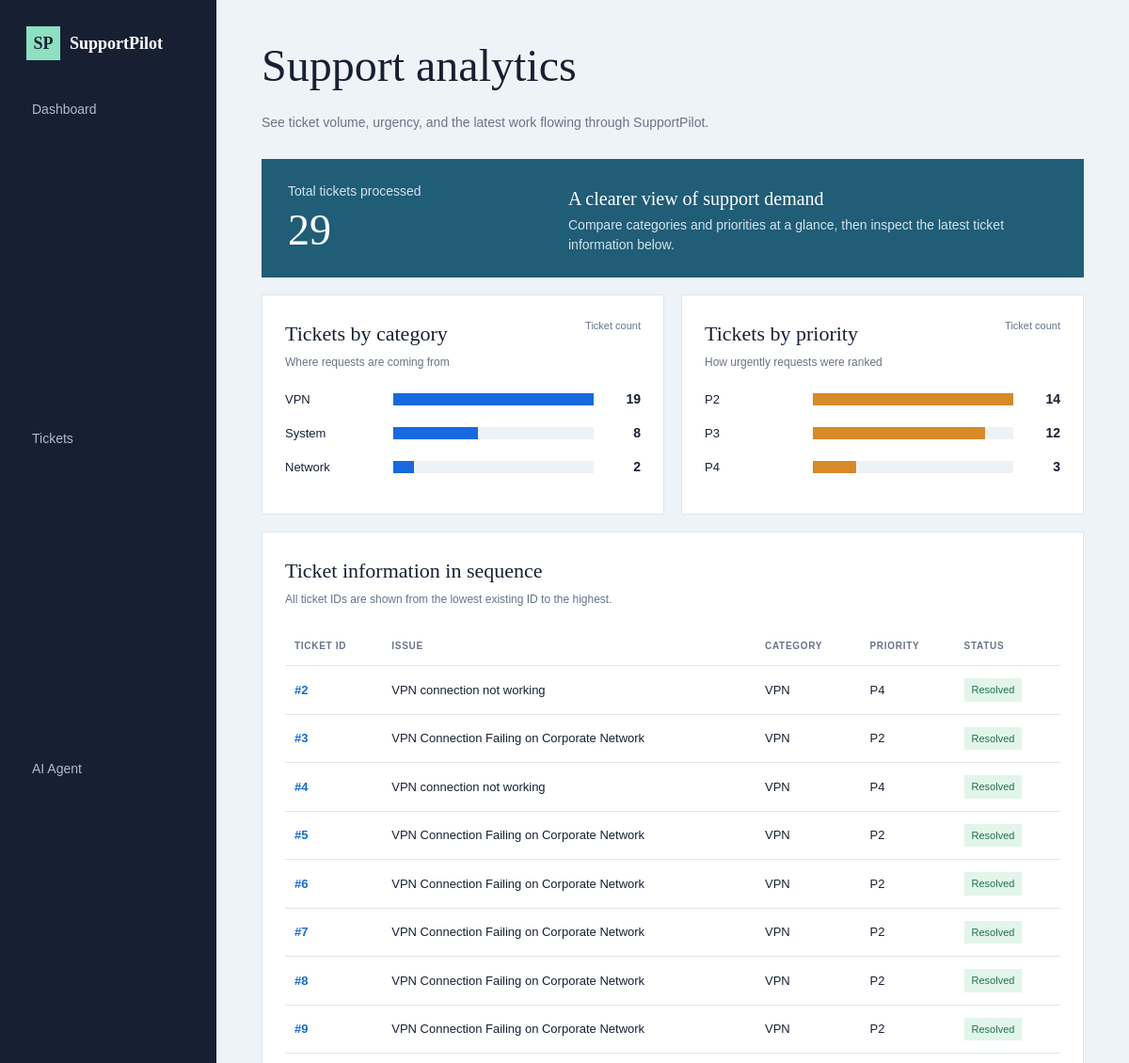
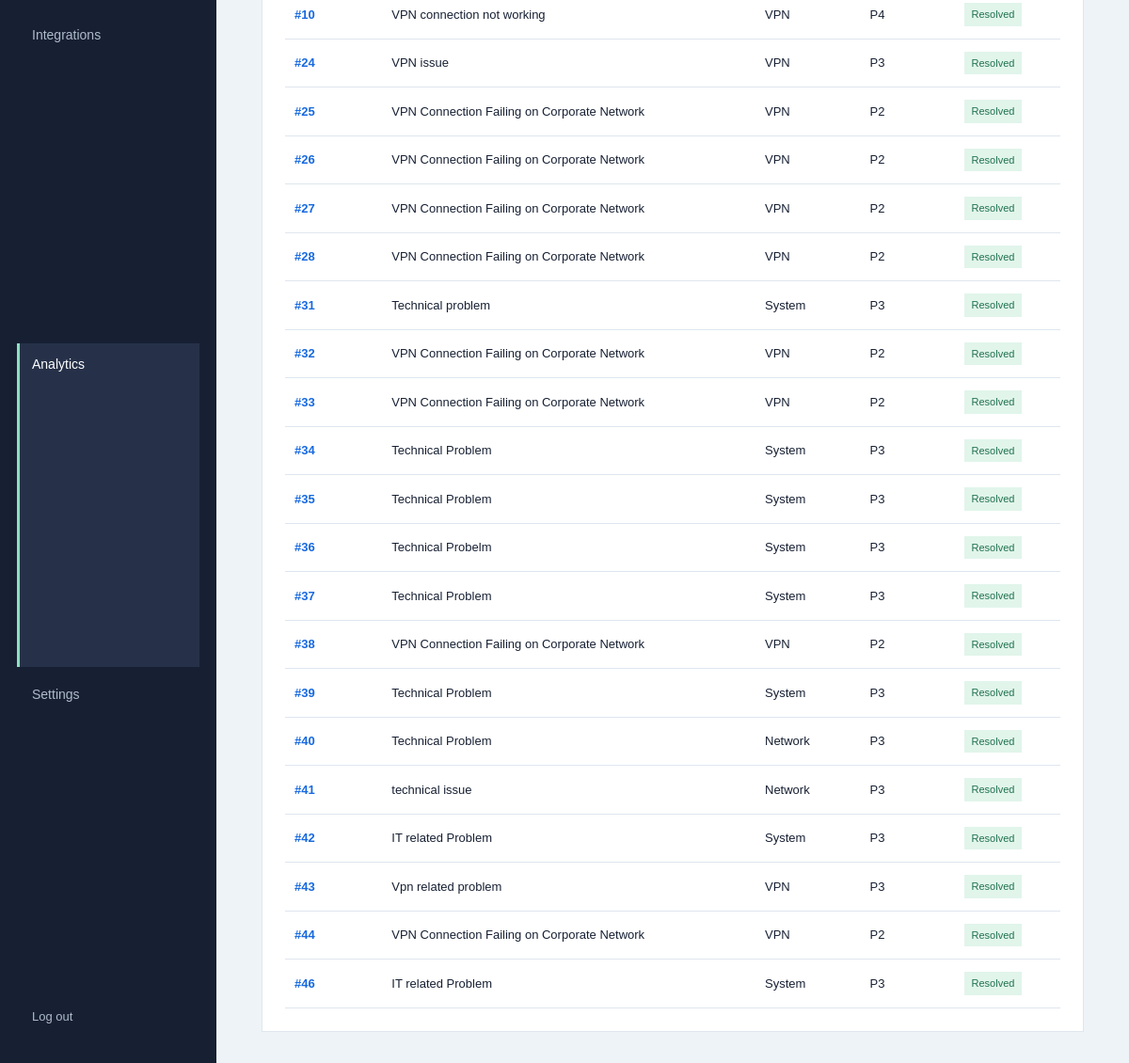
Screenshot of /analytics (signed in) with the database file from the repository (2 pictures, top to bottom).
### tables this page shows
CREATE TABLE tickets (

            ticket_id INTEGER PRIMARY KEY AUTOINCREMENT,

            employee_name TEXT NOT NULL,

            email TEXT NOT NULL,

            department TEXT NOT NULL,

            title TEXT NOT NULL,

            description TEXT NOT NULL,

            category TEXT,

            severity TEXT,

            priority TEXT,

            confidence REAL,

            status TEXT DEFAULT 'Open',

            resolution TEXT,

            created_at TIMESTAMP
                DEFAULT CURRENT_TIMESTAMP
        );

### app.py (the view)
@app.route("/analytics")
@login_required
def analytics():
    tickets_data = get_all_tickets()
    category_counts = {}
    priority_counts = {}
    for ticket in tickets_data:
        category = ticket.get("category") or "Unclassified"
        priority = ticket.get("priority") or "Unknown"
        category_counts[category] = category_counts.get(category, 0) + 1
        priority_counts[priority] = priority_counts.get(priority, 0) + 1
    return render_template(
        "analytics.html",
        user=session,
        total=len(tickets_data),
        recent_tickets=sorted(
            tickets_data,
            key=lambda ticket: ticket["ticket_id"]
        ),
        category_max=max(category_counts.values(), default=1),
        priority_max=max(priority_counts.values(), default=1),
        category_counts=sorted(
            category_counts.items(),
            key=lambda item: item[1],
            reverse=True
        ),
        priority_counts=sorted(priority_counts.items())
    )

### app.py (called while the page is built, shortened)
def login_required(view):
    @wraps(view)
    def wrapped_view(*args, **kwargs):
        return view(*args, **kwargs)
    return wrapped_view

### database.py (called while the page is built)
def get_connection():
    connection = sqlite3.connect(
        DATABASE_PATH
    )
    connection.row_factory = (
        sqlite3.Row
    )
    return connection

def get_all_tickets():
    connection = get_connection()
    cursor = connection.cursor()
    cursor.execute("""
        SELECT *
        FROM tickets
        ORDER BY ticket_id DESC
    """)
    rows = cursor.fetchall()
    connection.close()
    return [
        dict(row)
        for row in rows
    ]

### templates/analytics.html (shortened to what this page needs)
<!doctype html>
<html lang="en">
<head>
</head>
<body>
    <div class="layout">
        <aside>
            <div class="brand"><div class="mark">SP</div>SupportPilot</div>
            <nav>
                <a href="{{ url_for('dashboard') }}">Dashboard</a>
                <a href="{{ url_for('tickets') }}">Tickets</a>
                <a href="{{ url_for('agent_page') }}">AI Agent</a>
                <a href="{{ url_for('integrations') }}">Integrations</a>
                <a class="active" href="{{ url_for('analytics') }}">Analytics</a>
                <a href="{{ url_for('settings') }}">Settings</a>
            </nav>
            <a class="logout" href="{{ url_for('logout') }}">Log out</a>
        </aside>
        <main>
            <h1>Support analytics</h1>
            <p class="subtle">See ticket volume, urgency, and the latest work flowing through SupportPilot.</p>
            <section class="summary">
                <div><span class="subtle">Total tickets processed</span><strong>{{ total }}</strong></div>
                <div class="summary-copy"><strong style="font-size: 20px; margin: 0;">A clearer view of support demand</strong><p>Compare categories and priorities at a glance, then inspect the latest ticket information below.</p></div>
            </section>
            <div class="chart-grid">
                <section class="panel">
                    <div class="panel-head"><div><h2>Tickets by category</h2><p>Where requests are coming from</p></div><span class="chart-key">Ticket count</span></div>
                    {% for name, count in category_counts %}
                    <div class="bar-row"><span class="bar-label" title="{{ name }}">{{ name }}</span><div class="bar-track"><div class="bar" style="width: {{ (count / category_max * 100)|round(1) }}%"></div></div><span class="bar-count">{{ count }}</span></div>
                    {% else %}<p class="empty">No category data yet.</p>{% endfor %}
                </section>
                <section class="panel priority">
                    <div class="panel-head"><div><h2>Tickets by priority</h2><p>How urgently requests were ranked</p></div><span class="chart-key">Ticket count</span></div>
                    {% for name, count in priority_counts %}
                    <div class="bar-row"><span class="bar-label" title="{{ name }}">{{ name }}</span><div class="bar-track"><div class="bar" style="width: {{ (count / priority_max * 100)|round(1) }}%"></div></div><span class="bar-count">{{ count }}</span></div>
                    {% else %}<p class="empty">No priority data yet.</p>{% endfor %}
                </section>
            </div>
            <section class="panel ticket-panel">
                <div class="panel-head"><div><h2>Ticket information in sequence</h2><p>All ticket IDs are shown from the lowest existing ID to the highest.</p></div></div>
                {% if recent_tickets %}
                <table class="ticket-table"><thead><tr><th>Ticket ID</th><th>Issue</th><th>Category</th><th>Priority</th><th>Status</th></tr></thead><tbody>
                    {% for ticket in recent_tickets %}<tr><td class="ticket-id">#{{ ticket.ticket_id }}</td><td class="ticket-title" title="{{ ticket.title }}">{{ ticket.title }}</td><td>{{ ticket.category or 'Unclassified' }}</td><td>{{ ticket.priority or 'Unknown' }}</td><td><span class="badge {{ ticket.status }}">{{ ticket.status }}</span></td></tr>{% endfor %}
                </tbody></table>
                {% else %}<p class="empty">No tickets have been created yet.</p>{% endif %}
            </section>
        </main>
    </div>
</body>
</html>

### templates/analytics.html (style rules this page uses)
:root { --ink: #172033; --muted: #697487; --line: #dfe6ee; --blue: #1769e0; --gold: #d68a28; --surface: #fff; }
* { box-sizing: border-box; }
body { margin: 0; background: #eef3f7; color: var(--ink); font: 14px/1.5 Arial, sans-serif; }
.layout { display: grid; grid-template-columns: 230px 1fr; min-height: 100vh; }
aside { display: flex; flex-direction: column; padding: 28px 18px; background: #172033; color: #fff; }
.brand { display: flex; align-items: center; gap: 10px; padding: 0 10px 30px; font: 700 18px Georgia, serif; }
.mark { display: grid; place-items: center; width: 36px; height: 36px; background: #8de0c0; color: var(--ink); font-weight: bold; }
nav { display: grid; gap: 7px; flex: 1; }
nav a { padding: 12px 13px; color: #afbbca; text-decoration: none; border-left: 3px solid transparent; }
nav a:hover, nav a.active { color: #fff; background: #263149; border-left-color: #8de0c0; }
.logout { display: block; margin-top: auto; padding: 12px 13px; color: #afbbca; text-decoration: none; font-size: 13px; border-left: 3px solid transparent; }
main { width: min(1380px, 100%); padding: 34px clamp(22px, 4vw, 58px); }
h1, h2 { font-family: Georgia, serif; font-weight: normal; }
h1 { margin: 0 0 8px; font-size: clamp(34px, 4vw, 48px); }
h2 { margin: 0; font-size: 22px; }
.subtle { color: var(--muted); }
.summary { display: flex; align-items: end; justify-content: space-between; gap: 20px; margin-top: 28px; padding: 24px 28px; background: #205d77; color: #fff; }
.summary .subtle { margin: 0; color: #d4e3e9; }
.summary strong { display: block; margin-top: 4px; font: 46px Georgia, serif; }
.summary-copy { max-width: 520px; }
.summary-copy p { margin: 6px 0 0; color: #d4e3e9; }
.chart-grid { display: grid; grid-template-columns: 1fr 1fr; gap: 18px; margin-top: 18px; }
.panel { padding: 24px; background: var(--surface); border: 1px solid var(--line); }
.panel-head { display: flex; justify-content: space-between; align-items: start; gap: 16px; margin-bottom: 20px; }
.panel-head p { margin: 5px 0 0; color: var(--muted); font-size: 12px; }
.chart-key { color: var(--muted); font-size: 11px; white-space: nowrap; }
.bar-row { display: grid; grid-template-columns: minmax(90px, .65fr) 1.35fr 38px; align-items: center; gap: 12px; margin: 15px 0; }
.bar-label { overflow: hidden; color: var(--ink); font-size: 13px; text-overflow: ellipsis; white-space: nowrap; }
.bar-track { height: 13px; overflow: hidden; background: #edf2f6; }
.bar { height: 100%; min-width: 10px; background: var(--blue); animation: grow .65s ease-out both; transform-origin: left; }
.priority .bar { background: var(--gold); }
.bar-count { color: var(--ink); font-weight: bold; text-align: right; }
.ticket-panel { margin-top: 18px; }
.ticket-table { width: 100%; border-collapse: collapse; }
.ticket-table th, .ticket-table td { padding: 13px 10px; border-bottom: 1px solid var(--line); text-align: left; }
.ticket-table th { color: var(--muted); font-size: 10px; letter-spacing: .07em; text-transform: uppercase; }
.ticket-table td { font-size: 13px; }
.ticket-id { color: var(--blue); font-weight: bold; }
.ticket-title { max-width: 360px; overflow: hidden; text-overflow: ellipsis; white-space: nowrap; }
.badge { display: inline-block; padding: 4px 8px; background: #edf3f9; color: #536174; font-size: 11px; }
.badge.Resolved { background: #e1f5eb; color: #21724f; }

### rows the page displays
tickets: category "VPN", {{ (count / category_max * 100)|round(1) }} 100.0 (drawn), count "19", priority "P2", {{ (count / priority_max * 100)|round(1) }} 100.0 (drawn), count "14", ticket_id "44", title "VPN Connection Failing on Corporate Network", status "Resolved"
tickets: category "System", {{ (count / category_max * 100)|round(1) }} 42.1 (drawn), count "8", priority "P3", {{ (count / priority_max * 100)|round(1) }} 85.7 (drawn), count "12", ticket_id "46", title "IT related Problem", status "Resolved"
tickets: category "Network", {{ (count / category_max * 100)|round(1) }} 10.5 (drawn), count "2", ticket_id "41", title "technical issue", priority "P3", status "Resolved"
tickets: priority "P4", {{ (count / priority_max * 100)|round(1) }} 21.4 (drawn), count "3", ticket_id "10", title "VPN connection not working", category "VPN", status "Resolved"
tickets: ticket_id "2", title "VPN connection not working", category "VPN", priority "P4", status "Resolved"
tickets: ticket_id "3", title "VPN Connection Failing on Corporate Network", category "VPN", priority "P2", status "Resolved"
tickets: ticket_id "4", title "VPN connection not working", category "VPN", priority "P4", status "Resolved"
tickets: ticket_id "5", title "VPN Connection Failing on Corporate Network", category "VPN", priority "P2", status "Resolved"
tickets: ticket_id "6", title "VPN Connection Failing on Corporate Network", category "VPN", priority "P2", status "Resolved"
tickets: ticket_id "7", title "VPN Connection Failing on Corporate Network", category "VPN", priority "P2", status "Resolved"
tickets: ticket_id "8", title "VPN Connection Failing on Corporate Network", category "VPN", priority "P2", status "Resolved"
tickets: ticket_id "9", title "VPN Connection Failing on Corporate Network", category "VPN", priority "P2", status "Resolved"
tickets: ticket_id "24", title "VPN issue", category "VPN", priority "P3", status "Resolved"
tickets: ticket_id "25", title "VPN Connection Failing on Corporate Network", category "VPN", priority "P2", status "Resolved"
tickets: ticket_id "26", title "VPN Connection Failing on Corporate Network", category "VPN", priority "P2", status "Resolved"
tickets: ticket_id "27", title "VPN Connection Failing on Corporate Network", category "VPN", priority "P2", status "Resolved"
tickets: ticket_id "28", title "VPN Connection Failing on Corporate Network", category "VPN", priority "P2", status "Resolved"
tickets: ticket_id "31", title "Technical problem", category "System", priority "P3", status "Resolved"
tickets: ticket_id "32", title "VPN Connection Failing on Corporate Network", category "VPN", priority "P2", status "Resolved"
tickets: ticket_id "33", title "VPN Connection Failing on Corporate Network", category "VPN", priority "P2", status "Resolved"
tickets: ticket_id "34", title "Technical Problem", category "System", priority "P3", status "Resolved"
tickets: ticket_id "35", title "Technical Problem", category "System", priority "P3", status "Resolved"
tickets: ticket_id "36", title "Technical Probelm", category "System", priority "P3", status "Resolved"
tickets: ticket_id "37", title "Technical Problem", category "System", priority "P3", status "Resolved"
tickets: ticket_id "38", title "VPN Connection Failing on Corporate Network", category "VPN", priority "P2", status "Resolved"
tickets: ticket_id "39", title "Technical Problem", category "System", priority "P3", status "Resolved"
tickets: ticket_id "40", title "Technical Problem", category "Network", priority "P3", status "Resolved"
tickets: ticket_id "42", title "IT related Problem", category "System", priority "P3", status "Resolved"
tickets: ticket_id "43", title "Vpn related problem", category "VPN", priority "P3", status "Resolved"

### other values shown
{{ total }} "29"
